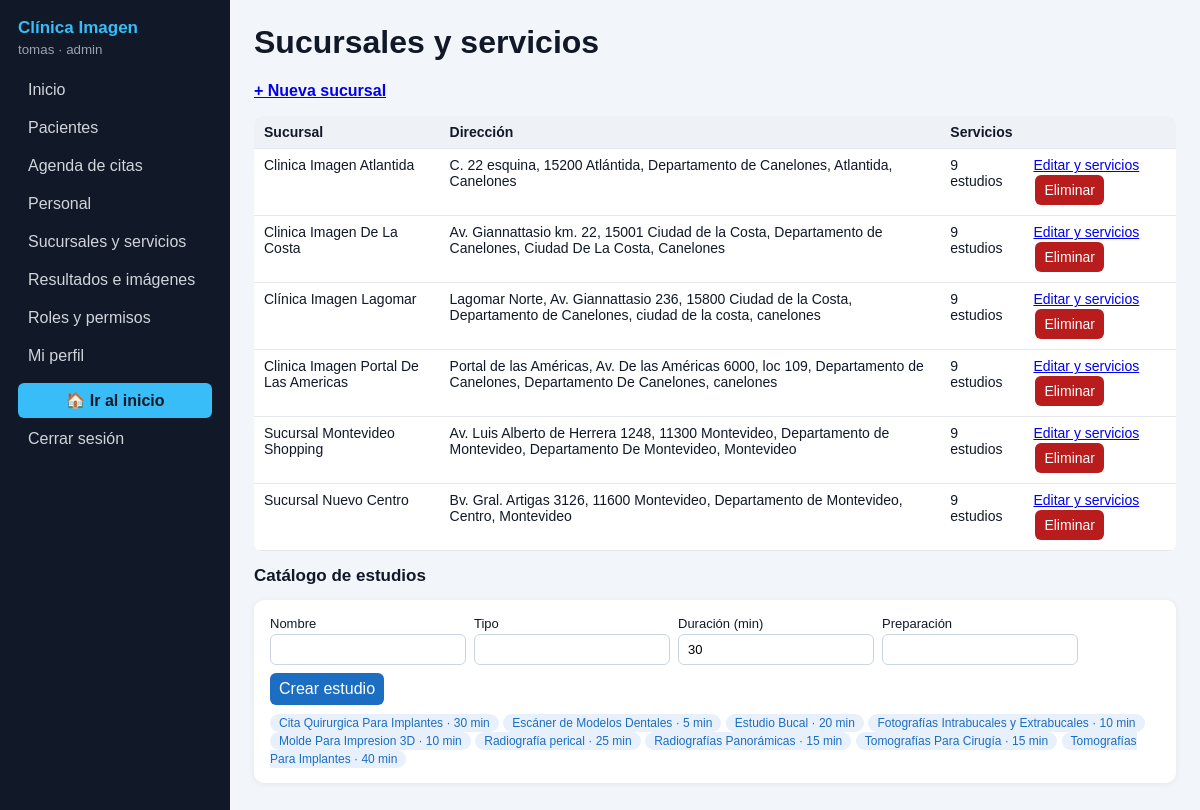
The page /admin/sucursales.php (signed in) on the database its author committed.
### tables this page shows
CREATE TABLE `usuarios` (
  `id_usuario` int(11) NOT NULL,
  `nombre_completo` varchar(100) NOT NULL,
  `email` varchar(100) NOT NULL,
  `cedula` varchar(20) NOT NULL,
  `contrasena` varchar(255) NOT NULL,
  `rol` varchar(30) NOT NULL,
  `fecha_nacimiento` date DEFAULT NULL,
  `telefono` varchar(20) DEFAULT NULL,
  `activo` tinyint(1) NOT NULL DEFAULT 1
);

CREATE TABLE `sucursal` (
  `id_sucursal` int(11) NOT NULL,
  `nombre` varchar(100) NOT NULL,
  `departamento` varchar(50) DEFAULT NULL,
  `localidad` varchar(50) DEFAULT NULL,
  `calle` varchar(100) DEFAULT NULL
);

CREATE TABLE `estudio` (
  `id_estudio` int(11) NOT NULL,
  `nombre` varchar(100) NOT NULL,
  `tipo_de_estudio` varchar(50) DEFAULT NULL,
  `es_por_referencia` tinyint(1) DEFAULT 0,
  `duracion` varchar(11) DEFAULT NULL,
  `preparacion` text DEFAULT NULL
);

### db.php (called while the page is built, shortened)
<?php
function e($texto) {
    return htmlspecialchars($texto ?? '', ENT_QUOTES, 'UTF-8');
}

### admin/sucursales.php (the view, shortened to what this page needs)
<?php
require 'base.php'; exigir('sucursales');
$m = ''; $errs = [];
$ed = (int)($_GET['ed'] ?? 0); $nuevo = isset($_GET['nueva']);
top('Sucursales y servicios'); echo msg($m); foreach ($errs as $x) echo msg($x, 'error');
$estudios = $pdo->query('SELECT * FROM estudio ORDER BY nombre')->fetchAll();
if ($ed || $nuevo) {
    $s = ['nombre' => '', 'departamento' => '', 'localidad' => '', 'calle' => ''];
    if ($ed) { $q = $pdo->prepare('SELECT * FROM sucursal WHERE id_sucursal=?'); $q->execute([$ed]); $s = $q->fetch() ?: $s;
               $q = $pdo->prepare('SELECT id_estudio FROM sucursal_estudio WHERE id_sucursal=?'); $q->execute([$ed]); $mios = $q->fetchAll(PDO::FETCH_COLUMN); } ?>
    <p><a href="sucursales.php">← Volver</a></p>
    <div class="caja"><h2><?= $ed ? 'Datos de la sucursal' : 'Nueva sucursal' ?></h2>
    <form method="post"><?= csrf() ?><input type="hidden" name="accion" value="sucursal"><input type="hidden" name="id" value="<?= $ed ?>"><div class="fila">
        <label>Nombre<input name="nombre" required value="<?= e($s['nombre']) ?>"></label><label>Departamento<input name="departamento" value="<?= e($s['departamento']) ?>"></label>
        <label>Localidad<input name="localidad" value="<?= e($s['localidad']) ?>"></label><label>Calle y número<input name="calle" value="<?= e($s['calle']) ?>"></label><button>Guardar</button></div></form></div>
    <?php if ($ed): ?><div class="caja"><h2>Servicios que ofrece</h2>
    <form method="post"><?= csrf() ?><input type="hidden" name="accion" value="servicios"><input type="hidden" name="id" value="<?= $ed ?>"><div class="fila">
        <?php foreach ($estudios as $x) echo '<label><span><input type="checkbox" name="est[]" value="' . $x['id_estudio'] . '"' . (in_array($x['id_estudio'], $mios) ? ' checked' : '') . '> ' . e($x['nombre']) . '</span></label>';
        if (!$estudios) echo 'Primero crea estudios en el listado principal.'; ?></div><button>Guardar servicios</button></form></div><?php endif;
} else {
    $filas = $pdo->query('SELECT s.*, (SELECT COUNT(*) FROM sucursal_estudio se WHERE se.id_sucursal=s.id_sucursal) n FROM sucursal s ORDER BY s.nombre')->fetchAll(); ?>
    <p><a href="?nueva=1"><b>+ Nueva sucursal</b></a></p>
    <div class="scroll"><table><tr><th>Sucursal</th><th>Dirección</th><th>Servicios</th><th></th></tr>
    <?php foreach ($filas as $s): ?><tr><td><?= e($s['nombre']) ?></td><td><?= e($s['calle']) ?>, <?= e($s['localidad']) ?>, <?= e($s['departamento']) ?></td><td><?= (int)$s['n'] ?> estudios</td>
        <td><a href="?ed=<?= $s['id_sucursal'] ?>">Editar y servicios</a> <?= btn('eliminar', ['id' => $s['id_sucursal']], 'Eliminar', 'rojo', '¿Eliminar esta sucursal?') ?></td></tr><?php endforeach; ?></table></div>
    <h2>Catálogo de estudios</h2>
    <div class="caja"><form method="post" class="fila"><?= csrf() ?><input type="hidden" name="accion" value="estudio">
        <label>Nombre<input name="nombre" required></label><label>Tipo<input name="tipo"></label><label>Duración (min)<input type="number" name="duracion" value="30" min="5"></label>
        <label>Preparación<input name="preparacion"></label><button>Crear estudio</button></form>
    <?php foreach ($estudios as $x) echo '<span class="badge">' . e($x['nombre']) . ' · ' . (int)$x['duracion'] . ' min</span> '; ?></div>
<?php }
pie();

### admin/base.php (shortened to what this page needs)
<?php
require __DIR__ . '/../db.php';
$st = $pdo->prepare('SELECT id_usuario, nombre_completo, rol FROM usuarios WHERE id_usuario = ? AND activo = 1');
$st->execute([$_SESSION['id_usuario']]);
$yo = $st->fetch();
if ($yo['rol'] === 'admin') $permitidos = array_keys(MODULOS);
else { $p = $pdo->prepare('SELECT modulo FROM permiso WHERE rol = ?'); $p->execute([$yo['rol']]); $permitidos = $p->fetchAll(PDO::FETCH_COLUMN); }
function csrf() { return '<input type="hidden" name="csrf" value="' . $_SESSION['csrf'] . '">'; }
function btn($accion, $campos, $txt, $cls = '', $conf = '') {
    $h = '<form method="post" class="mini"' . ($conf ? ' onsubmit="return confirm(\'' . $conf . '\')"' : '') . '>' . csrf()
       . '<input type="hidden" name="accion" value="' . e($accion) . '">';
    foreach ($campos as $k => $v) $h .= '<input type="hidden" name="' . e($k) . '" value="' . e($v) . '">';
    return $h . '<button class="' . $cls . '">' . e($txt) . '</button></form>';
}
function top($titulo) {
    global $yo, $permitidos;
    echo '<!DOCTYPE html><html lang="es"><head><meta charset="UTF-8"><meta name="viewport" content="width=device-width,initial-scale=1"><title>'
       . e($titulo) . ' · Panel</title><link rel="stylesheet" href="admin.css?v=' . filemtime(__DIR__ . '/admin.css') . '"></head><body><div class="app"><nav class="lado"><h2>Clínica Imagen</h2><small>'
       . e($yo['nombre_completo']) . ' · ' . e($yo['rol']) . '</small><a href="index.php">Inicio</a>';
    foreach (MODULOS as $k => $n) if (in_array($k, $permitidos)) echo '<a href="' . $k . '.php">' . e($n) . '</a>';
    echo '<a href="../perfil.php">Mi perfil</a><a href="../index.php" style="background:#38bdf8;color:#111827;text-align:center;font-weight:bold;margin-top:6px">🏠 Ir al inicio</a><a href="../logout.php">Cerrar sesión</a></nav><main><h1>' . e($titulo) . '</h1>';
}
function pie() { echo '</main></div></body></html>'; }

### admin/admin.css (style rules this page uses)
* { box-sizing:border-box }
body { margin:0;font-family:Arial,sans-serif;background:#f2f5f9;color:#111827 }
.app { display:flex;min-height:100vh }
.lado { width:230px;background:#111827;color:#fff;padding:18px;display:flex;flex-direction:column;gap:4px;flex-shrink:0 }
.lado h2 { margin:0;color:#38bdf8 }
.lado small { color:#9ca3af;margin-bottom:12px }
.lado a { color:#d1d5db;text-decoration:none;padding:8px 10px;border-radius:6px }
main { flex:1;padding:24px;min-width:0 }
h1 { margin-top:0 }
h2 { font-size:17px }
table { width:100%;border-collapse:collapse;background:#fff;font-size:14px;border-radius:8px;overflow:hidden }
th,td { text-align:left;padding:8px 10px;border-bottom:1px solid #e5e7eb;vertical-align:top }
th { background:#eef2f7 }
.caja { background:#fff;border-radius:10px;padding:16px;margin-bottom:16px;box-shadow:0 1px 6px #0001 }
input,select,textarea,button { font:inherit;padding:7px 9px;border:1px solid #cbd5e1;border-radius:6px }
button { background:#1b6ec2;color:#fff;border:0;cursor:pointer }
button.rojo { background:#b91c1c }
form.mini { display:inline-block;margin:2px }
.fila { display:flex;flex-wrap:wrap;gap:8px;align-items:flex-end;margin-bottom:8px }
.fila label { display:flex;flex-direction:column;font-size:13px;gap:3px }
.badge { padding:2px 9px;border-radius:10px;font-size:12px;background:#e8f0fb;color:#1b6ec2 }
.scroll { overflow-x:auto }

### rows shown on the page
usuarios: nombre_completo "tomas", rol "admin"
sucursal: nombre "Clinica Imagen Atlantida", calle "C. 22 esquina, 15200 Atlántida, Departamento de Canelones", localidad "Atlantida", departamento "Canelones", n "9"
sucursal: nombre "Clinica Imagen De La Costa", calle "Av. Giannattasio km. 22, 15001 Ciudad de la Costa, Departamento de Canelones", localidad "Ciudad De La Costa", departamento "Canelones", n "9"
sucursal: nombre "Clínica Imagen Lagomar", calle "Lagomar Norte, Av. Giannattasio 236, 15800 Ciudad de la Costa, Departamento de Canelones", localidad "ciudad de la costa", departamento "canelones", n "9"
sucursal: nombre "Clinica Imagen Portal De Las Americas", calle "Portal de las Américas, Av. De las Américas 6000, loc 109, Departamento de Canelones", localidad "Departamento De Canelones", departamento "canelones", n "9"
sucursal: nombre "Sucursal Montevideo Shopping", calle "Av. Luis Alberto de Herrera 1248, 11300 Montevideo, Departamento de Montevideo", localidad "Departamento De Montevideo", departamento "Montevideo", n "9"
sucursal: nombre "Sucursal Nuevo Centro", calle "Bv. Gral. Artigas 3126, 11600 Montevideo, Departamento de Montevideo", localidad "Centro", departamento "Montevideo", n "9"
estudio: nombre "Cita Quirurgica Para Implantes", duracion "30"
estudio: nombre "Escáner de Modelos Dentales", duracion "5"
estudio: nombre "Estudio Bucal", duracion "20"
estudio: nombre "Fotografías Intrabucales y Extrabucales", duracion "10"
estudio: nombre "Molde Para Impresion 3D", duracion "10"
estudio: nombre "Radiografía perical", duracion "25"
estudio: nombre "Radiografías Panorámicas", duracion "15"
estudio: nombre "Tomografías Para Cirugía", duracion "15"
estudio: nombre "Tomografías Para Implantes", duracion "40"

### other values the page prints
$n "Pacientes"
$n "Agenda de citas"
$n "Personal"
$n "Sucursales y servicios"
$n "Resultados e imágenes"
$n "Roles y permisos"
$titulo "Sucursales y servicios"
